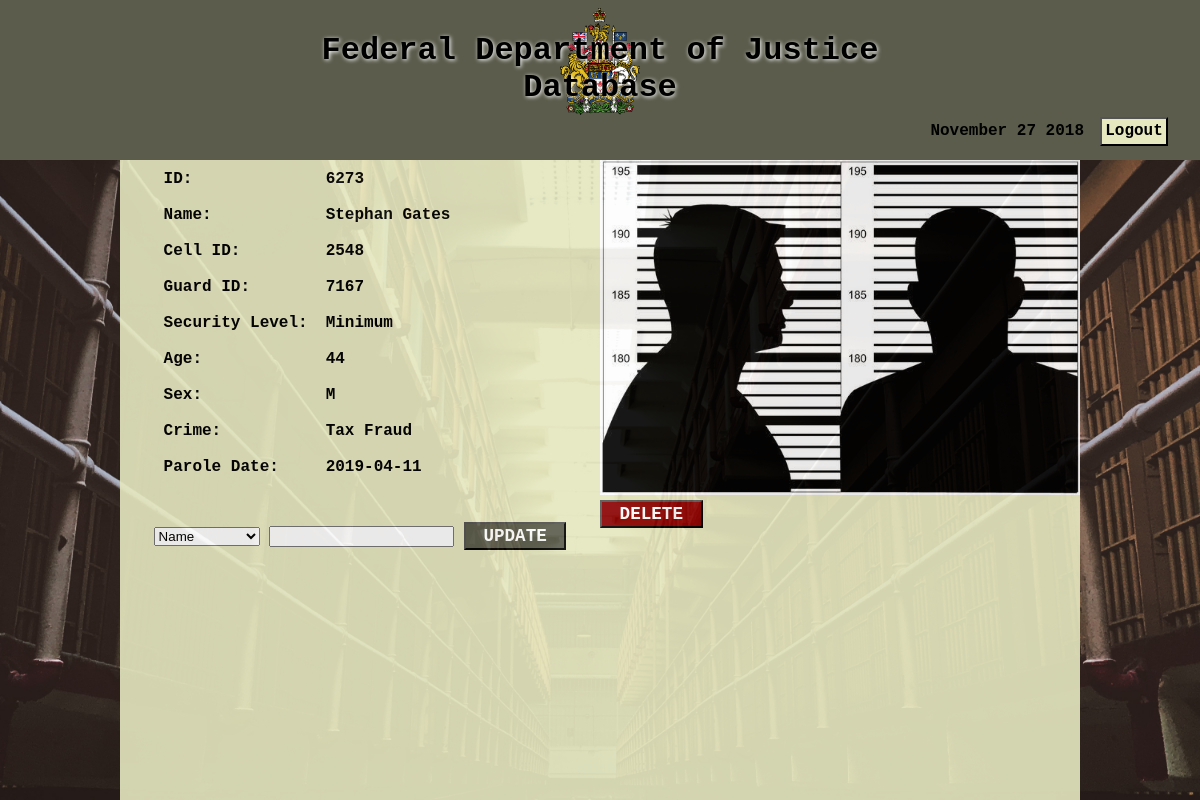
Page /Guard/inmateProfile.php?login&id=6273 on the committed database.
### tables this page shows
CREATE TABLE Inmate(
	Inmate_ID INTEGER,
	Employee_ID INTEGER NOT NULL,
    Cell_Id INTEGER NOT NULL,
	Name CHAR(20),
	Security_Level CHAR(50),
	Age INTEGER,
	Sex CHAR(1),
	Crime CHAR(50),
	Parole_Date DATE,
	PRIMARY KEY (Inmate_ID),
	FOREIGN KEY (Employee_ID) references Guards(Employee_ID)
            ON UPDATE CASCADE
            ON DELETE CASCADE,
    FOREIGN KEY (cell_ID) references Cell(Cell_ID)
            ON UPDATE CASCADE
            ON DELETE CASCADE
);

### Guard/inmateProfile.php (the view, shortened to what this page needs)
<!DOCTYPE html>
<html lang="en">
<head>
    <link rel="stylesheet" href="./../style.css">
</head>
<body>
    <?php include('./../templates/header.php'); ?>
    <main>
        <div class="inmateProfile">
            <div class="inmateInfo">
                <table>
            <?php
                $conn = connectToDatabase();
                $id = $_GET['id'];
                $query = "SELECT * FROM inmate WHERE Inmate_ID = $id";
                $result = $conn->query($query);
                if($result->num_rows > 0){
                    $row = $result->fetch_assoc();
                        echo "<tr><td>ID: </td><td>" . $row["Inmate_ID"] . "</td></tr>";
                        echo "<tr><td>Name: </td><td>" . $row["Name"] . "</td></tr>";
                        echo "<tr><td>Cell ID: </td><td>" . $row["Cell_Id"] . "</td></tr>";
                        echo "<tr><td>Guard ID: </td><td>" . $row["Employee_ID"] . "</td></tr>";
                        echo "<tr><td>Security Level: </td><td>" . $row["Security_Level"] . "</td></tr>";
                        echo "<tr><td>Age: </td><td>" . $row["Age"] . "</td></tr>";
                        echo "<tr><td>Sex: </td><td>" . $row["Sex"] . "</td></tr>";
                        echo "<tr><td>Crime: </td><td>" . $row["Crime"] . "</td></tr>";
                        echo "<tr><td>Parole Date: </td><td>" . $row["Parole_Date"] . "</td></tr>";
                }
            ?>
                </table>
                <br><br>
                <form action="#" method="post">
                    <select name="attributeList">
                        <option value="Name">Name</option>
                    </select>
                    <input type="text" name="updateField">
                    <input id="updateButton" name="update" type="submit" value="UPDATE">
                </form>
            </div>
            <div class="right">
                <img id="profilePic" src="./Img/criminalProfile.jpg" alt="">
                <form action="#" method="post">
                    <input id="deleteButton" name="delete" type="submit" value="DELETE">
                </form>
            </div>
        </div>
    </main>
</body>
</html>

### style.css (style rules this page uses)
body { background-image: url("./Img/tyler-rutherford-1142553-unsplash.jpg"); background-size: cover; background-repeat: repeat; background-position: center; display: grid; grid-template-rows: 0.15fr 1fr; height: 100vh; margin: 0; font-family: 'Courier New', Courier, monospace; font-weight: bold; }
main { justify-self: center; opacity: 0.9; background-color: #E6E8C0; width: 80%; }
button, input[type="button"], input[type="submit"] { font-family: 'Courier New', Courier, monospace; font-weight: bold; }
input[type="button"], button, #updateButton, #deleteButton { grid-column: 2 / -1; font-size: 1.1em; padding: 0.2em; background-color: #5B5C4C; color: white; }
.inmateProfile { display: grid; grid-template-columns: 1fr 1fr; }
#profilePic { width: 100%; }
.inmateInfo { justify-self: center; }
.inmateInfo > table > tbody > tr > td, td, th { padding: 0.5em; }
.inmateInfo > table { border: none; }
#deleteButton { background-color: darkred; }
#updateButton, #deleteButton { padding: 0.1em 1em; }
table, th { border: 1px solid black; }

### rows in the picture
inmate: Inmate_ID "6273", Name "Stephan Gates", Cell_Id "2548", Employee_ID "7167", Security_Level "Minimum", Age "44", Sex "M", Crime "Tax Fraud", Parole_Date "2019-04-11"
